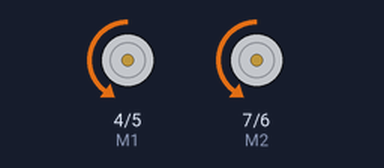
A sketch run on a simulated Arduino Uno, built with avr-gcc and run on an emulated ATmega328P. On the bench: direction and speed pins drawn as motors (green arrow = direction pin HIGH = forward, orange = LOW = backward, longer = more drive).

Above: at 0.5 s.
At 2.2 s:
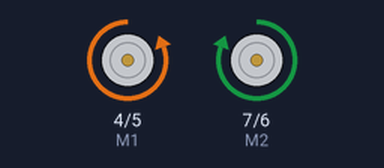
At 6.5 s:
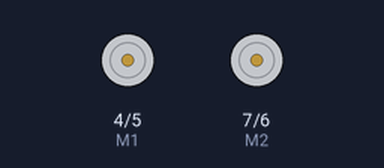
Timing chart, 0 to 8.1 s (numbered marks = the images above):
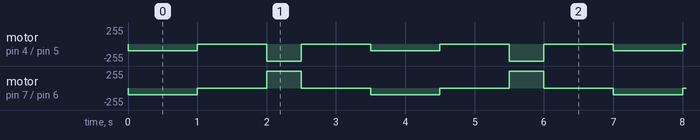

Measured:
- by itself, motor on pin 4 (M1) / pin 5 (E1): repeats every 3.5 s: stopped 1.0 s, backward 255/255 0.50 s, stopped 1.0 s, backward 100/255 1.0 s
- by itself, motor on pin 7 (M2) / pin 6 (E2): repeats every 3.5 s: stopped 1.0 s, forward 255/255 0.50 s, stopped 1.0 s, backward 100/255 1.0 s

The sketch:

praFrente_VIRA_praFrente.ino
```cpp
/************************************\
|   Código Elaborado por RoboCore    |
| Sinta-se livre para usar ou editar |
|    SEMPRE cite a fonte do código   |
|          www.RoboCore.net          |
\************************************/

//Standard PWM DC control
int E1 = 5;     //M1 Speed Control
int E2 = 6;     //M2 Speed Control
int M1 = 4;    //M1 Direction Control
int M2 = 7;    //M1 Direction Control

void setup(void){
  int i;
  for(i=4;i<=7;i++)
    pinMode(i, OUTPUT);
}

void loop(){
  digitalWrite(M1, LOW); //rotacao no sentido horario do canal 1
  digitalWrite(M2, LOW); //rotacao no sentido horario do canal 2
  analogWrite(E1, 100); //informa a velocidade do canal 1 - 0 É A VELOCIDADE MINIMA
  analogWrite(E2, 100); //informa a velocidade do canal 2 - 255 É A VELOCIDADE MÁXIMA

  delay(1000); //espera 1 segundo

  analogWrite(E1, 0);
  analogWrite(E2, 0);

  delay(1000);

  digitalWrite(M1, LOW); //rotacao no sentido horario do canal 1
  digitalWrite(M2, HIGH); //rotacao no sentido horario do canal 2
  analogWrite(E1, 255);
  analogWrite(E2, 255);

  delay(500); //espera 1 segundo

  analogWrite(E1, 0);
  analogWrite(E2, 0);

  delay(1000);

  digitalWrite(M1, LOW);
  digitalWrite(M2, LOW);
  analogWrite(E1, 100);
  analogWrite(E2, 100);

  delay(1000); //espera 1 segundo

  analogWrite(E1, 0);
  analogWrite(E2, 0);

  delay(1000);

  digitalWrite(M1, LOW); //rotacao no sentido horario do canal 1
  digitalWrite(M2, HIGH); //rotacao no sentido horario do canal 2
  analogWrite(E1, 255);
  analogWrite(E2, 255);

  delay(500); //espera 1 segundo

  analogWrite(E1, 0);
  analogWrite(E2, 0);

  delay(1000);

}
```
